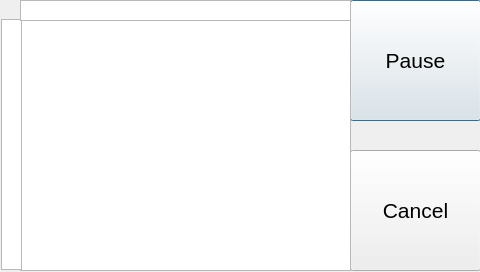
<?xml version="1.0" encoding="UTF-8"?>
<ui version="4.0">
 <class>Progress</class>
 <widget class="QDialog" name="Progress">
  <property name="geometry">
   <rect>
    <x>0</x>
    <y>0</y>
    <width>480</width>
    <height>272</height>
   </rect>
  </property>
  <property name="font">
   <font>
    <pointsize>16</pointsize>
   </font>
  </property>
  <property name="windowTitle">
   <string>Dialog</string>
  </property>
  <widget class="QPushButton" name="Pb_PauseContinue">
   <property name="geometry">
    <rect>
     <x>350</x>
     <y>0</y>
     <width>131</width>
     <height>121</height>
    </rect>
   </property>
   <property name="text">
    <string>Pause</string>
   </property>
  </widget>
  <widget class="QPushButton" name="Pb_Cancel">
   <property name="geometry">
    <rect>
     <x>350</x>
     <y>150</y>
     <width>131</width>
     <height>121</height>
    </rect>
   </property>
   <property name="text">
    <string>Cancel</string>
   </property>
  </widget>
  <widget class="QTableWidget" name="Tw_Display">
   <property name="geometry">
    <rect>
     <x>20</x>
     <y>20</y>
     <width>331</width>
     <height>251</height>
    </rect>
   </property>
  </widget>
  <widget class="QTableWidget" name="Tw_VerticalHeader">
   <property name="geometry">
    <rect>
     <x>1</x>
     <y>19</y>
     <width>21</width>
     <height>251</height>
    </rect>
   </property>
  </widget>
  <widget class="QTableWidget" name="Tw_HorizontalHeader">
   <property name="geometry">
    <rect>
     <x>20</x>
     <y>0</y>
     <width>331</width>
     <height>21</height>
    </rect>
   </property>
  </widget>
  <widget class="QLabel" name="La_Status">
   <property name="geometry">
    <rect>
     <x>350</x>
     <y>120</y>
     <width>131</width>
     <height>31</height>
    </rect>
   </property>
   <property name="font">
    <font>
     <pointsize>12</pointsize>
    </font>
   </property>
   <property name="text">
    <string/>
   </property>
  </widget>
 </widget>
 <resources/>
 <connections/>
</ui>
